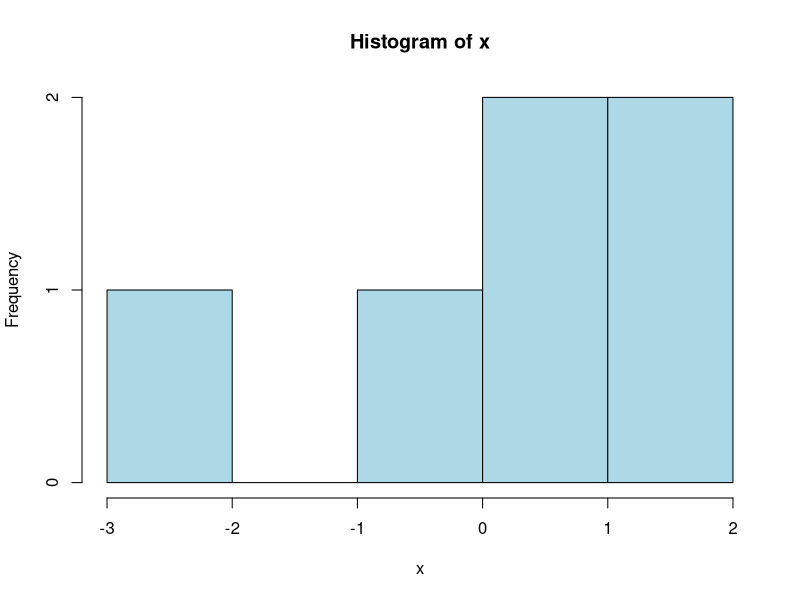

This chart was generated by the following R code:
args <- commandArgs(TRUE)

N <- args[1]
x <- rnorm(6,0,1)

png(filename="temp.png", width=500, height=500)
hist(x, col="lightblue")
dev.off()